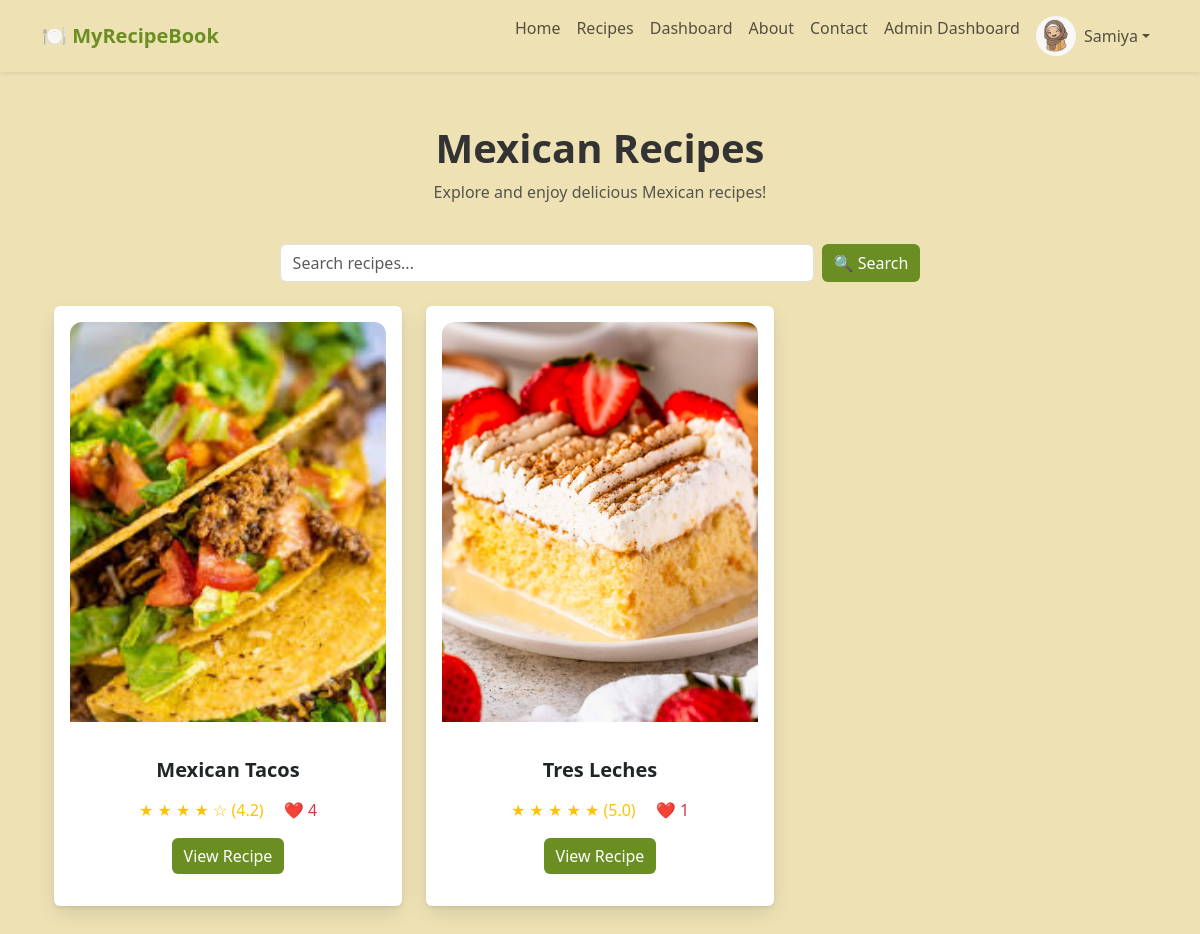
Screenshot of /cuisine/Mexican (signed in) with the database file from the repository.
### app/models.py (models this page shows, shortened)
class User(db.Model, UserMixin):
    id = db.Column(db.Integer, primary_key=True)
    username = db.Column(db.String(50), unique=True, nullable=False)
    name = db.Column(db.String(100))
    email = db.Column(db.String(100), unique=True, nullable=False)
    profile_photo = db.Column(db.String(255))  # Store image path
    password_hash = db.Column(db.String(255), nullable=False)
    is_premium = db.Column(db.Boolean, default=False)  # For premium users
    is_admin=db.Column(db.Boolean, default=False)
    liked_recipes = db.relationship('Recipe', secondary='like', backref='liked_by')

class Recipe(db.Model):
    id = db.Column(db.Integer, primary_key=True)
    title = db.Column(db.String(255), nullable=False)
    tags = db.Column(db.String(255))
    ingredients = db.Column(db.Text, nullable=False)
    instructions = db.Column(db.Text, nullable=True)
    description = db.Column(db.String(500), nullable=True)
    image_path = db.Column(db.String(255))  # Stores relative path
    video_path = db.Column(db.String(255))  # Stores relative path
    is_premium = db.Column(db.Boolean, default=False)  # New column
    likes = db.relationship('Like', backref='recipe', lazy=True)
    ratings = db.relationship('Rating', backref='recipe', lazy=True)
    comments = db.relationship('Comment', backref='recipe', lazy=True)
    @property
    def average_rating(self):
        if not self.ratings:
            return 0  # No ratings yet
        return round(sum(r.rating for r in self.ratings) / len(self.ratings), 1)
    @property
    def like_count(self):
        return len(self.likes)

class Rating(db.Model):
    id = db.Column(db.Integer, primary_key=True)
    user_id = db.Column(db.Integer, db.ForeignKey('user.id'), nullable=False)
    recipe_id = db.Column(db.Integer, db.ForeignKey('recipe.id'), nullable=False)
    rating = db.Column(db.Integer, nullable=False)  # Rating from 1 to 5

### app/routes.py (the view)
@bp.route('/cuisine/<cuisine>')
def cuisine(cuisine):
    cuisine_tags={
        "Indian":["india","indian","desi","marathi","south-indian","south indian"],
        "Mexican":["mexico","mexican"],
        "Italian":["italian","italy"],
        "Chinese":["china","chinese"]
    }
    if cuisine not in cuisine_tags:
        abort(404)
    tags=cuisine_tags[cuisine]
    recipes=Recipe.query.filter(db.or_(*(Recipe.tags.ilike(f"%{tag}%")for tag in tags))).all()
    return render_template('cuisine.html',cuisine=cuisine ,recipes=recipes)

### app/__init__.py (called while the page is built)
def create_app():
    app = Flask(__name__)
    app.config.from_object(Config)
    db.init_app(app)
    migrate.init_app(app, db)
    login_manager.init_app(app)
    ensure_upload_folders(app)
    @login_manager.user_loader
    def load_user(user_id):
        return User.query.get(int(user_id)) or Admin.query.get(int(user_id))
    from app.routes import bp
    app.register_blueprint(bp)
    login_manager.login_view = 'routes.admin_login'  # Redirect if user is not logged in
    login_manager.login_message_category = "danger"
    return app

### app/templates/cuisine.html (shortened to what this page needs)
{% extends "base.html" %}
{% block content %}
<div class="container py-1">
    <h1 class="text-center fw-bold page-title">{{ cuisine }} Recipes</h1>
    <p class="text-center text-muted">Explore and enjoy delicious {{ cuisine }} recipes!</p>
    <div class="container py-4">
        <form action="{{ url_for('routes.search') }}" method="GET" class="d-flex justify-content-center">
            <input type="text" name="q" class="form-control w-50 me-2" placeholder="Search recipes..." required>
            <button type="submit" class="btn btn-primary">🔍 Search</button>
        </form>
    </div>
    <div class="row gx-4 gy-5">
        {% for recipe in recipes %}
        <div class="col-md-4 col-sm-6">
            <div class="flip-card" onclick="flipCard(this)">
                <div class="flip-card-inner">
                    <div class="flip-card-front">
                        <div class="card shadow-sm border-0 h-100 p-3 d-flex flex-column card-fixed-height">
                            {% if recipe.image_path %}
                                <img src="{{ url_for('static', filename=recipe.image_path) }}" class="card-img-top" alt="{{ recipe.title }}">
                            {% else %}
                                <img src="{{ url_for('static', filename='images/placeholder.jpg') }}" class="card-img-top" alt="No Image Available">
                            {% endif %}
                            <div class="card-body text-center d-flex flex-column flex-grow-1">
                                <h5 class="fw-bold">{{ recipe.title }}</h5>
                                <div class="mt-2">
                                    <span class="text-warning">
                                        {% for i in range(1, 6) %}
                                            {% if i <= recipe.average_rating %}
                                                ★
                                            {% else %}
                                                ☆
                                            {% endif %}
                                        {% endfor %}
                                        ({{ recipe.average_rating or 0 }})
                                    </span>
                                    <span class="text-danger ms-3">❤️ {{ recipe.like_count }}</span>
                                </div>
                                <div class="mt-auto">
                                    <a href="{{ url_for('routes.view_recipe', recipe_id=recipe.id) }}" class="btn btn-primary" onclick="event.stopPropagation();">
                                        View Recipe
                                    </a>
                                </div>
                            </div>
                        </div>
                    </div>
                    <div class="flip-card-back">
                        <div class="card-body d-flex align-items-center justify-content-center">
                            <p class="description-text">{{ recipe.description or 'No description available.' }}</p>
                        </div>
                    </div>
                </div>
            </div>
        </div>
        {% endfor %}
    </div>
</div>
{% endblock %}

### app/templates/base.html (shortened to what this page needs)
<!DOCTYPE html>
<html lang="en">
<head>
    <link href="https://cdn.jsdelivr.net/npm/bootstrap@5.3.0/dist/css/bootstrap.min.css" rel="stylesheet">
    <link rel="stylesheet" href="{{ url_for('static', filename='styles.css') }}">
    <link rel="stylesheet" href="https://cdnjs.cloudflare.com/ajax/libs/font-awesome/6.0.0/css/all.min.css">
</head>
<body>
<nav class="navbar navbar-expand-lg navbar-light shadow-sm">
    <div class="container">
        <a class="navbar-brand fw-bold" href="{{ url_for('routes.index') }}">🍽️ MyRecipeBook</a>
        <div class="collapse navbar-collapse" id="navbarNav">
            <ul class="navbar-nav ms-auto">
                <li class="nav-item"><a class="nav-link" href="{{ url_for('routes.index') }}">Home</a></li>
                <li class="nav-item"><a class="nav-link" href="{{ url_for('routes.recipes') }}">Recipes</a></li>
                {% if current_user.is_authenticated %}
                    <li class="nav-item"><a class="nav-link" href="{{ url_for('routes.user_dashboard') }}">Dashboard</a></li>
                {% endif %}
                <li class="nav-item"><a class="nav-link" href="{{ url_for('routes.about') }}">About</a></li>
                <li class="nav-item"><a class="nav-link" href="{{ url_for('routes.contact') }}">Contact</a></li>
                {% if current_user.is_authenticated %}
                    {% if current_user.is_authenticated and current_user.is_admin %}
                    <li class="nav-item">
                        <a class="nav-link" href="{{ url_for('routes.admin_dashboard') }}">
                            Admin Dashboard
                         </a>
                    </li>
                {% endif %}
                    <li class="nav-item dropdown">
                        <a class="nav-link dropdown-toggle d-flex align-items-center" href="#" id="userDropdown" role="button" data-bs-toggle="dropdown">
                            <img src="{{ url_for('static', filename=current_user.profile_photo)}}" class="profile-photo me-2">
                            {{ current_user.name }}
                        </a>
                    </li>
                {% else %}
                    <li class="nav-item"><a class="nav-link link-accent" href="{{ url_for('routes.user_login') }}">Login</a></li>
                    <li class="nav-item"><a class="nav-link link-accent" href="{{ url_for('routes.user_signup') }}">Sign Up</a></li>
                {% endif %}
            </ul>
        </div>
    </div>
</nav>
    <div class="container my-5">
        {% block content %}{% endblock %}
    </div>
</body>
</html>

### app/static/styles.css (style rules this page uses)
:root { --bg-light: #EEE2B5; --bg-card: #F8F6F2; --text-dark: #333333; --accent-green: #6B8E23; --hover-green: #4A5D23; --border-light: #EAEAEA; }
body { background-color: var(--bg-light); color: var(--text-dark); font-family: 'Segoe UI', Tahoma, Geneva, Verdana, sans-serif; }
.navbar { background-color: var(--bg-light); box-shadow: 0 4px 12px rgba(0, 0, 0, 0.05); }
.navbar-brand { color: var(--accent-green); }
.btn-primary { background-color: var(--accent-green); border: none; transition: background-color 0.3s ease; }
.card-img-top { width: 100%; height: 400px; object-fit: cover; border-top-left-radius: 12px; border-top-right-radius: 12px; }
.flip-card { perspective: 1000px; cursor: pointer; }
.flip-card-inner { position: relative; width: 100%; min-height: 600px; transform-style: preserve-3d; transition: transform 0.6s ease; }
.flip-card-front, .flip-card-back { position: absolute; width: 100%; height: 100%; border-radius: 12px; backface-visibility: hidden; box-shadow: 0 8px 20px rgba(0, 0, 0, 0.1); }
.flip-card-front { display: flex; flex-direction: column; background: var(--bg-card); }
.card-fixed-height { min-height: 100%; }
.flip-card-front .card-img-top { width: 100%; height: 400px; object-fit: cover; border-top-left-radius: 12px; border-top-right-radius: 12px; margin-bottom: 20px; }
.card-body { display: flex; flex-direction: column; flex: 1; }
.flip-card-back { background: var(--accent-green); transform: rotateY(180deg); display: flex; flex-direction: column; justify-content: center; padding: 20px; text-align: center; }
.description-text { font-family: 'Playfair Display', serif; font-size: 1.3rem; font-weight: bold; color: white; line-height: 1.8; }
.profile-photo { width: 40px; height: 40px; border-radius: 50%; object-fit: cover; }
input, textarea { border-radius: 8px; border: 1px solid var(--border-light); padding: 10px; }

### rows the page displays
User: profile_photo (picture), name "Samiya"
Recipe: image_path (picture), title "Mexican Tacos", rating "4.2", like_count "4"
Recipe: image_path (picture), title "Tres Leches", rating "5.0", like_count "1"

### other values shown
{{ cuisine }} "Mexican"
